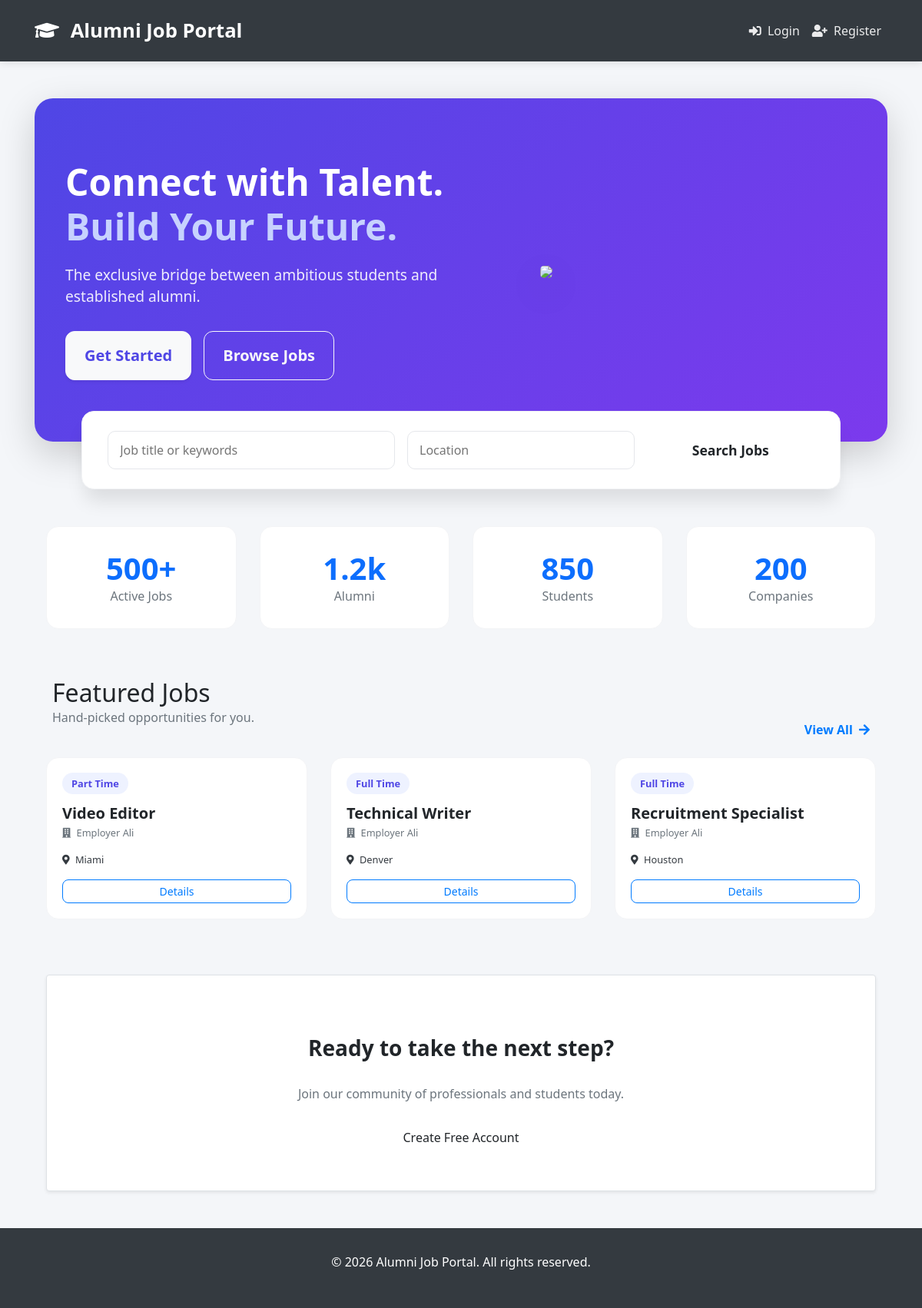
The page / on the database its author committed.
### myapp/models.py (models this page shows, shortened)
class Job(models.Model):
    JOB_TYPE_CHOICES = (
        ('full_time', 'Full Time'),
        ('part_time', 'Part Time'),
        ('internship', 'Internship'),
        ('contract', 'Contract'),
        ('remote', 'Remote'),
    )
    STATUS_CHOICES = (
        ('draft', 'Draft'),
        ('open', 'Open'),
        ('closed', 'Closed'),
        ('pending', 'Pending'),
        ('approved', 'Approved'),
        ('rejected', 'Rejected'),
    )
    posted_by = models.ForeignKey(CustomUser, on_delete=models.CASCADE, related_name='posted_jobs')
    title = models.CharField(max_length=255)
    description = models.TextField()
    location = models.CharField(max_length=255, blank=True)
    salary_range_min = models.PositiveIntegerField(null=True, blank=True)
    salary_range_max = models.PositiveIntegerField(null=True, blank=True)
    job_type = models.CharField(max_length=20, choices=JOB_TYPE_CHOICES)
    required_skills = models.CharField(max_length=500, blank=True, help_text="Comma-separated skills")
    posted_at = models.DateTimeField(auto_now_add=True)
    deadline = models.DateField(null=True, blank=True)
    status = models.CharField(max_length=10, choices=STATUS_CHOICES, default='open')

class CustomUser(models.Model):
    ROLE_CHOICES = (
        ('alumni', 'Alumni'),
        ('student', 'Student'),
        ('employer', 'Employer'),
    )
    STATUS_CHOICES = (
        ('pending', 'Pending'),
        ('approved', 'Approved'),
        ('rejected', 'Rejected'),
    )
    username = models.CharField(max_length=150, unique=True)
    full_name = models.CharField(max_length=255)
    email = models.EmailField(unique=True)
    password = models.CharField(max_length=255)
    role = models.CharField(max_length=20, choices=ROLE_CHOICES, default='student')
    status = models.CharField(max_length=20, choices=STATUS_CHOICES, default='pending')
    created_at = models.DateTimeField(auto_now_add=True)

### myapp/views.py (the view)
# urls.py: path('', views.index, name='index'),
def index(request):
    jobs = Job.objects.filter(status='approved').order_by('-posted_at')[:6]
    return render(request, 'index.html', {'jobs': jobs})

### templates/index.html (shortened to what this page needs)
{% extends 'base.html' %}
{% load static %}
{% block content %}
<div class="hero-container shadow-lg">
    <div class="row align-items-center">
        <div class="col-lg-7">
            <h1 class="display-4">Connect with Talent. <br><span style="color: #c7d2fe;">Build Your Future.</span></h1>
            <p>The exclusive bridge between ambitious students and established alumni.</p>
            <div class="d-flex">
                <a href="{% url 'register' %}" class="btn btn-light btn-lg font-weight-bold px-4 py-3 mr-3 shadow-sm" style="border-radius: 12px; color: #4f46e5;">Get Started</a>
                <a href="{% url 'job_board' %}" class="btn btn-outline-light btn-lg font-weight-bold px-4 py-3" style="border-radius: 12px;">Browse Jobs</a>
            </div>
        </div>
        <div class="col-lg-5 d-none d-lg-block">
            <img src="https://images.pexels.com/photos/3184418/pexels-photo-3184418.jpeg" class="img-fluid rounded-lg shadow-lg" style="border-radius: 20px; transform: rotate(2deg);">
        </div>
    </div>
</div>
<div class="container mb-5">
    <div class="row justify-content-center">
        <div class="col-lg-11">
            <div class="search-card">
                <form method="get" action="{% url 'job_board' %}">
                    <div class="row no-gutters">
                        <div class="col-md-5 px-2">
                            <input type="text" name="q" class="form-control-modern w-100" placeholder="Job title or keywords">
                        </div>
                        <div class="col-md-4 px-2">
                            <input type="text" name="location" class="form-control-modern w-100" placeholder="Location">
                        </div>
                        <div class="col-md-3 px-2">
                            <button class="btn btn-primary-custom btn-block h-100" style="font-size: 1.1rem; font-weight: 600;">Search Jobs</button>
                        </div>
                    </div>
                </form>
            </div>
        </div>
    </div>
</div>
<div class="container mb-5">
    <div class="row">
        <div class="col-md-3 mb-3">
            <div class="stats-card">
                <h2>500+</h2>
                <p class="text-muted mb-0">Active Jobs</p>
            </div>
        </div>
        <div class="col-md-3 mb-3">
            <div class="stats-card">
                <h2>1.2k</h2>
                <p class="text-muted mb-0">Alumni</p>
            </div>
        </div>
        <div class="col-md-3 mb-3">
            <div class="stats-card">
                <h2>850</h2>
                <p class="text-muted mb-0">Students</p>
            </div>
        </div>
        <div class="col-md-3 mb-3">
            <div class="stats-card">
                <h2>200</h2>
                <p class="text-muted mb-0">Companies</p>
            </div>
        </div>
    </div>
</div>
<div class="container mb-5">
    <div class="d-flex justify-content-between align-items-end mb-4 px-2">
        <div>
            <h2 class="text-left m-0">Featured Jobs</h2>
            <p class="text-muted">Hand-picked opportunities for you.</p>
        </div>
        <a href="{% url 'job_board' %}" class="text-primary font-weight-bold">View All <i class="fas fa-arrow-right ml-1"></i></a>
    </div>
    <div class="row">
        {% for job in jobs|slice:":6" %}
        <div class="col-md-4 mb-4">
            <div class="job-card h-100 d-flex flex-column">
                <div class="mb-3"><span class="badge-type">{{ job.get_job_type_display|default:"Full-Time" }}</span></div>
                <h5 class="font-weight-bold mb-1">{{ job.title }}</h5>
                <p class="text-muted small mb-3"><i class="fas fa-building mr-1"></i> {{ job.posted_by.full_name }}</p>
                <div class="mt-auto">
                    <p class="small text-dark mb-3"><i class="fas fa-map-marker-alt mr-1"></i> {{ job.location }}</p>
                    <a href="{% url 'job_detail' job.id %}" class="btn btn-outline-primary btn-sm btn-block" style="border-radius: 8px;">Details</a>
                </div>
            </div>
        </div>
        {% endfor %}
    </div>
</div>
<div class="container mb-5">
    <div class="p-5 text-center bg-white border rounded shadow-sm">
        <h3 class="font-weight-bold">Ready to take the next step?</h3>
        <p class="text-muted mb-4">Join our community of professionals and students today.</p>
        <a href="{% url 'register' %}" class="btn btn-primary-custom px-5 py-2">Create Free Account</a>
    </div>
</div>
{% endblock %}

### templates/base.html (style rules this page uses)
:root { --primary: #0d6efd; --dark: #343a40; }
body { background-color: #f4f6f9; font-family: 'Segoe UI', Tahoma, Geneva, Verdana, sans-serif; }
h1, h2, h3, h4 { margin: 30px; text-align: center; }

### templates/index.html (style rules this page uses)
.hero-container { background: linear-gradient(135deg, #4f46e5 0%, #7c3aed 100%); border-radius: 24px; padding: 80px 40px; color: white; margin: 20px 0; position: relative; overflow: hidden; }
.hero-container h1 { font-weight: 800; font-size: 3rem; line-height: 1.2; color: white; text-align: left; margin: 0 0 20px 0; }
.hero-container p { font-size: 1.2rem; opacity: 0.9; margin-bottom: 30px; }
.search-card { background: white; padding: 25px; border-radius: 16px; box-shadow: 0 20px 25px -5px rgba(0, 0, 0, 0.1); margin-top: -60px; border: 1px solid #f3f4f6; }
.form-control-modern { border: 1px solid #e5e7eb; height: 50px; border-radius: 10px; padding: 10px 15px; }
.job-card { background: white; border: 1px solid #f3f4f6; border-radius: 16px; padding: 20px; transition: all 0.3s cubic-bezier(0.4, 0, 0.2, 1); }
.badge-type { background: #eef2ff; color: #4f46e5; padding: 5px 12px; border-radius: 20px; font-size: 0.8rem; font-weight: 600; }
.stats-card { background: white; border-radius: 16px; padding: 30px; text-align: center; border: 1px solid #f3f4f6; }
.stats-card h2 { font-size: 2.5rem; font-weight: 800; color: var(--primary); margin: 0; }

### rows shown on the page
Job: job_type "Part Time", title "Video Editor", posted_by.full_name "Employer Ali", location "Miami"
Job: job_type "Full Time", title "Technical Writer", posted_by.full_name "Employer Ali", location "Denver"
Job: job_type "Full Time", title "Recruitment Specialist", posted_by.full_name "Employer Ali", location "Houston"
